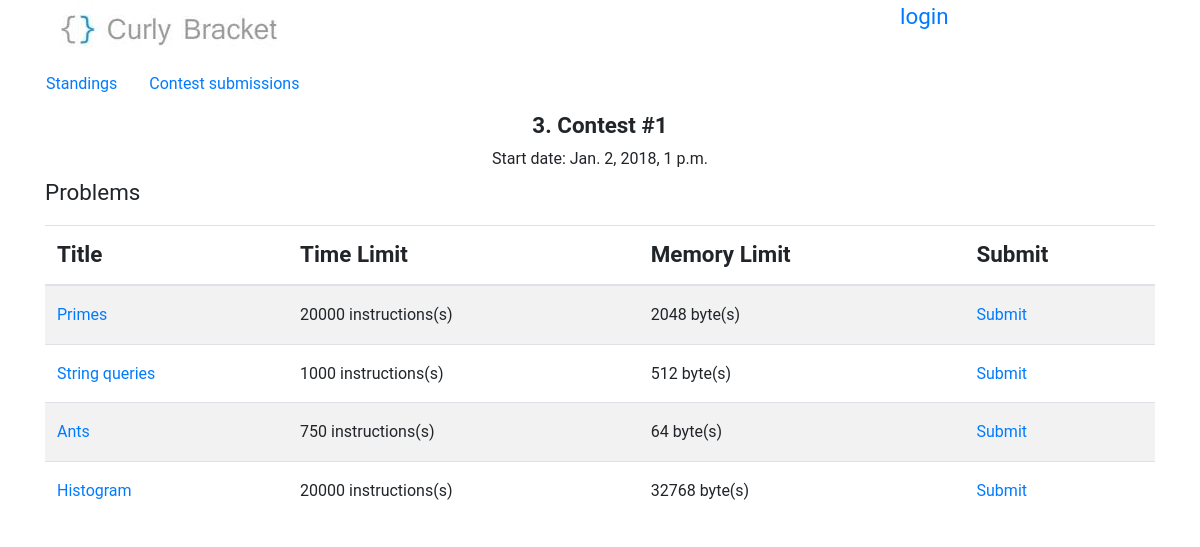
/contest/3, run on an earlier commit of the app's database.
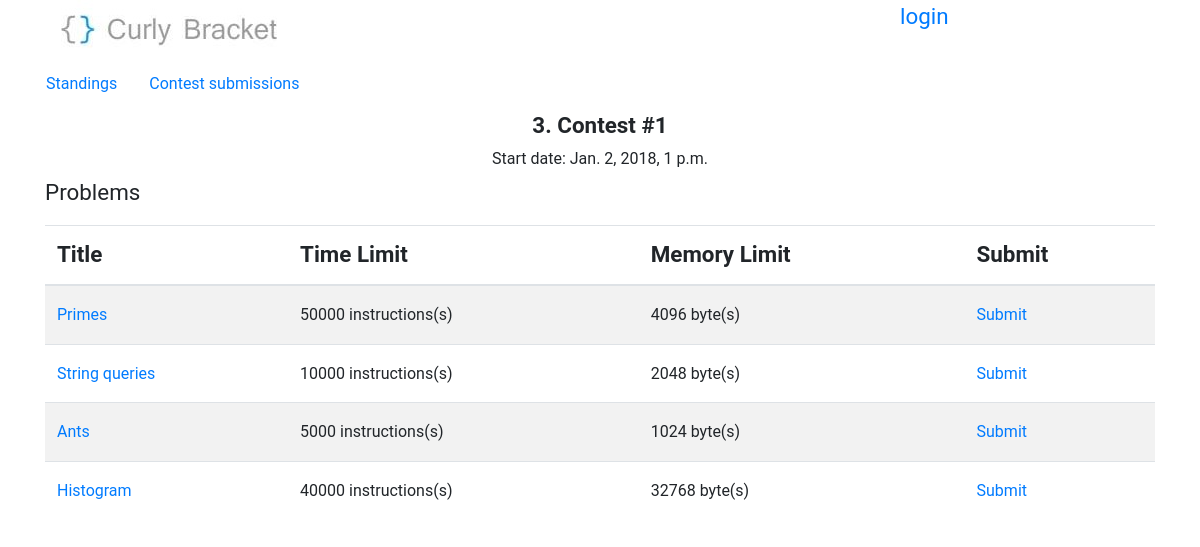
And on a later commit of the database.
### BracketsOJ/models.py (models this page shows, shortened)
class problem(models.Model):
    title = models.CharField(max_length=50)
    time_limit = models.IntegerField(default=100)
    memory_limit = models.IntegerField(default=64)
    statement = models.CharField(max_length=1500)
    input_section = models.CharField(max_length=500)
    output_section = models.CharField(max_length=500)
    samples = models.IntegerField(default=1)
    notes = models.CharField(max_length=200, blank=True, null=True)
    added = models.DateField(auto_now_add=True, blank=True)
    contest = models.ForeignKey(contest, on_delete=models.SET_NULL, null=True, blank=True)
    checker = models.CharField(max_length=50, default='ecmp')

### BracketsOJ/views.py (the view)
# urls.py: re_path('^contest/(?P<contest_id>\d+)/?$', views.dashboardView, name='dashboard'),
def dashboardView(request, contest_id):
    current_contest = get_object_or_404(contest, id=contest_id, start_date__lte=datetime.now())
    problems = current_contest.problem_set.all()
    try:
        return render(request, 'dashboard.html', {'contest': current_contest, 'problems': problems})
    except:
        raise SuspiciousOperation()

### templates/dashboard.html (shortened to what this page needs)
{% extends 'base.html' %}
{% block content %}
        <div>
            <nav class="row nav problem-text">
                {% if contest is not none %}<a class="nav-link" href="/contest/{{ contest.id }}/scoreboard">Standings</a>{% endif %}
                <a class="nav-link" href="/contest/{{ contest.id }}/submissions">Contest submissions</a>
            </nav>
        </div>
        <div class="mx-auto" style="text-align: center">
            <div class="offset-4 col-4"><b>{{ contest.id }}. {{ contest.name }}</b></div>
            <div class="offset-4 col-4 problem-text">Start date: {{ contest.start_date }}</div>
        </div>
        <div>
            <p>Problems</p>
            <div class="table-responsive">
                <table class="table table-striped">
                    <thead>
                        <tr>
                            <th colspan="2">
                                Title
                            </th>
                            <th>
                                Time Limit
                            </th>
                            <th>
                                Memory Limit
                            </th>
                            <th>
                                Submit
                            </th>
                        </tr>
                    </thead>
                    <tbody class="problem-text">
                    {% for problem in problems %}
                        <tr>
                            <td colspan="2">
                                <a href="/contest/{{ contest.id }}/problem/{{ problem.id }}">{{ problem.title }}</a>
                            </td>
                            <td>
                                {{ problem.time_limit }} instructions(s)
                            </td>
                            <td>
                                {{ problem.memory_limit }} byte(s)
                            </td>
                            <td>
                                <a href="/contest/{{ contest.id }}/problem/{{ problem.id }}/submit">Submit</a>
                            </td>
                        </tr>
                    {% endfor %}
                    </tbody>
                </table>
            </div>
        </div>
{% endblock %}

What changed in the data, as far as the page shows it:
changed problem "Primes": time_limit "20000" → "50000"; memory_limit "2048" → "4096"
changed problem "String queries": time_limit "1000" → "10000"; memory_limit "512" → "2048"
changed problem "Ants": time_limit "750" → "5000"; memory_limit "64" → "1024"
changed problem "Histogram": time_limit "20000" → "40000"
